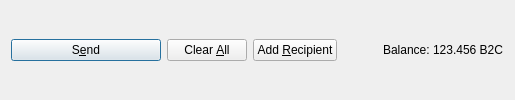
           <widget class="QFrame" name="frame_Send">
            <layout class="QHBoxLayout" name="horizontalLayout">
             <property name="topMargin">
              <number>6</number>
             </property>
             <property name="bottomMargin">
              <number>6</number>
             </property>
             <item>
              <widget class="QPushButton" name="sendButton">
               <property name="minimumSize">
                <size>
                 <width>150</width>
                 <height>0</height>
                </size>
               </property>
               <property name="toolTip">
                <string>Confirm the send action</string>
               </property>
               <property name="text">
                <string>S&amp;end</string>
               </property>
               <property name="icon">
                <iconset resource="../blackbearcoin.qrc">
                 <normaloff>:/icons/send</normaloff>:/icons/send</iconset>
               </property>
               <property name="autoDefault">
                <bool>false</bool>
               </property>
               <property name="default">
                <bool>true</bool>
               </property>
              </widget>
             </item>
             <item>
              <widget class="QPushButton" name="clearButton">
               <property name="sizePolicy">
                <sizepolicy hsizetype="Minimum" vsizetype="Fixed">
                 <horstretch>0</horstretch>
                 <verstretch>0</verstretch>
                </sizepolicy>
               </property>
               <property name="toolTip">
                <string>Clear all fields of the form.</string>
               </property>
               <property name="text">
                <string>Clear &amp;All</string>
               </property>
               <property name="icon">
                <iconset resource="../blackbearcoin.qrc">
                 <normaloff>:/icons/remove</normaloff>:/icons/remove</iconset>
               </property>
               <property name="autoDefault">
                <bool>false</bool>
               </property>
              </widget>
             </item>
             <item>
              <widget class="QPushButton" name="addButton">
               <property name="toolTip">
                <string>Send to multiple recipients at once</string>
               </property>
               <property name="text">
                <string>Add &amp;Recipient</string>
               </property>
               <property name="icon">
                <iconset resource="../blackbearcoin.qrc">
                 <normaloff>:/icons/add</normaloff>:/icons/add</iconset>
               </property>
               <property name="autoDefault">
                <bool>false</bool>
               </property>
              </widget>
             </item>
             <item>
              <spacer name="horizontalSpacer">
               <property name="orientation">
                <enum>Qt::Horizontal</enum>
               </property>
               <property name="sizeHint" stdset="0">
                <size>
                 <width>40</width>
                 <height>20</height>
                </size>
               </property>
              </spacer>
             </item>
             <item>
              <layout class="QHBoxLayout" name="horizontalLayout_2">
               <property name="spacing">
                <number>3</number>
               </property>
               <item>
                <widget class="QLabel" name="label">
                 <property name="text">
                  <string>Balance:</string>
                 </property>
                </widget>
               </item>
               <item>
                <widget class="QLabel" name="labelBalance">
                 <property name="sizePolicy">
                  <sizepolicy hsizetype="Preferred" vsizetype="Fixed">
                   <horstretch>0</horstretch>
                   <verstretch>0</verstretch>
                  </sizepolicy>
                 </property>
                 <property name="cursor">
                  <cursorShape>IBeamCursor</cursorShape>
                 </property>
                 <property name="text">
                  <string notr="true">123.456 B2C</string>
                 </property>
                 <property name="textInteractionFlags">
                  <set>Qt::LinksAccessibleByMouse|Qt::TextSelectableByKeyboard|Qt::TextSelectableByMouse</set>
                 </property>
                </widget>
               </item>
              </layout>
             </item>
            </layout>
           </widget>
